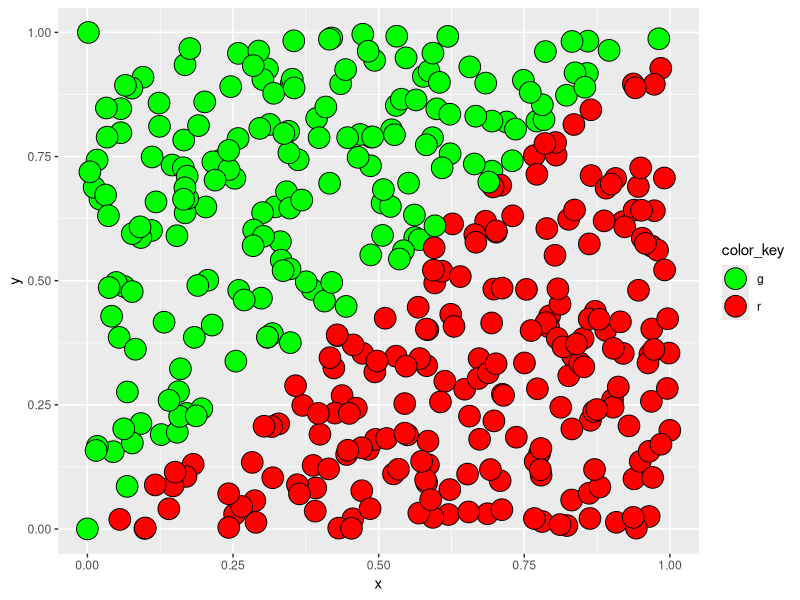
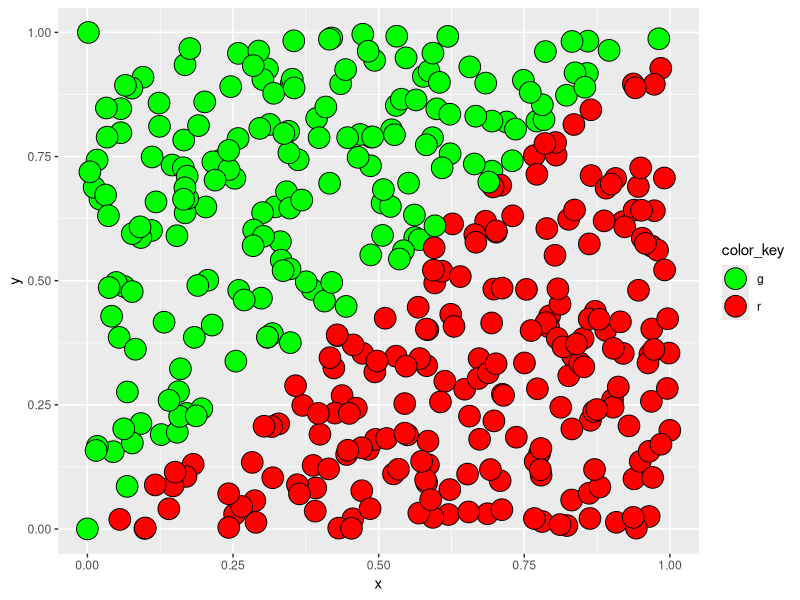
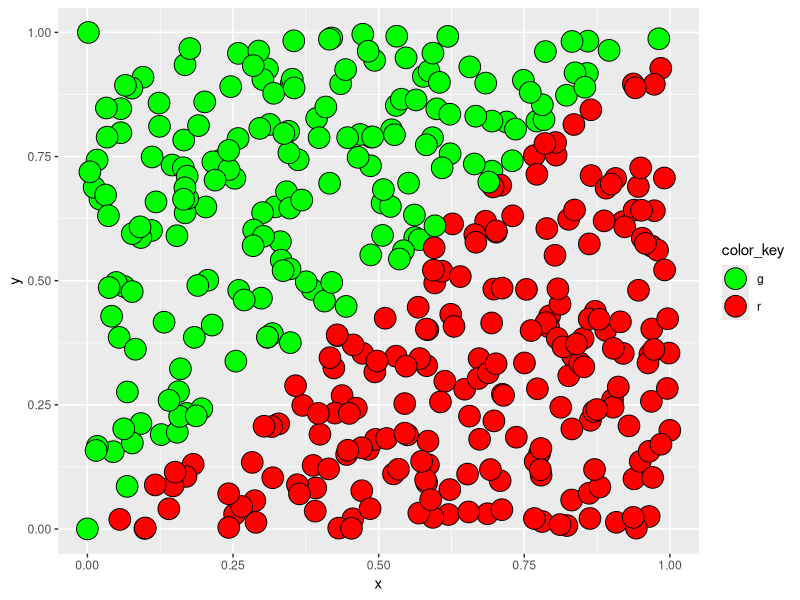
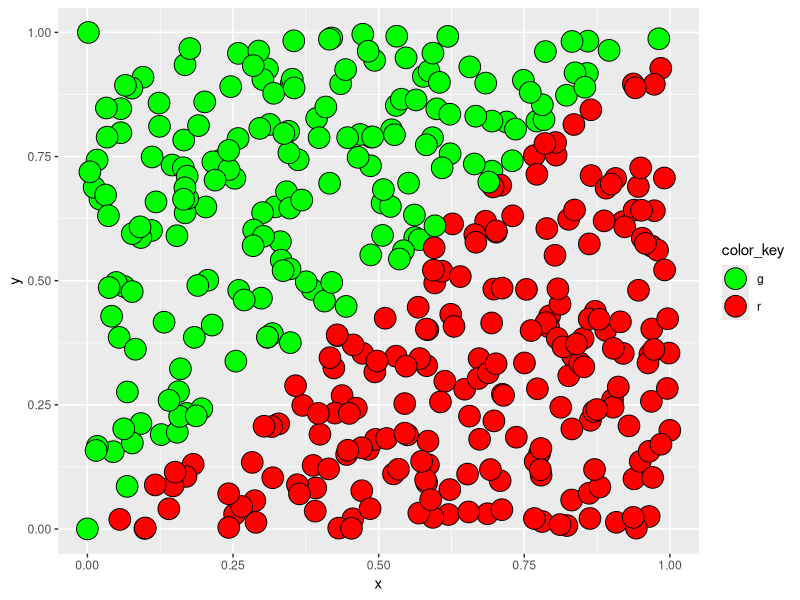

These charts were generated, in order, by the following R code:
## ---- chunk 1
suppressPackageStartupMessages({
  library(ggplot2)
  library(dplyr)
})

color_map <- list(r = "red", g = "green", b = "blue")

randu %>%
  mutate(color_key = as.factor(if_else(x > y, "r", "g"))) %>%
  ggplot(aes(x = x, y = y, fill = color_key)) + 
  scale_fill_manual(values = color_map) +
  geom_point(shape = 21, size = 7)
## ---- chunk 2
randu %>%
  mutate(color_key = as.factor(if_else(x > y, "r", "g"))) %>%
  {
    ggplot(., aes(x = x, y = y, fill = color_key)) + 
      # scale_fill_manual(values = color_map, breaks = .$col) +
      scale_fill_manual(values = color_map[.$col]) +  # Alternative
      geom_point(shape = 21, size = 7)
  }
## ---- chunk 3
randu %>%
  mutate(color_key = as.factor(if_else(x > y, "r", "g"))) %>%
  {
    ggplot(., aes(x = x, y = y, fill = color_key)) + 
      scale_fill_manual(values = color_map, limits = force) +
      geom_point(shape = 21, size = 7)
  }
## ---- chunk 4
gglast <- function(what) {
  p <- ggplot2::last_plot()
  q <- p$mapping[[deparse(substitute(what))]]
  #print(p$data)
  #print(p$mapping)
  rlang::eval_tidy(q, data = p$data)
}

randu %>%
  mutate(color_key = as.factor(if_else(x > y, "r", "g"))) %>%
  ggplot(aes(x = x, y = y, fill = color_key)) + 
  scale_fill_manual(values = color_map, breaks = gglast(fill)) +
  geom_point(shape = 21, size = 7)
